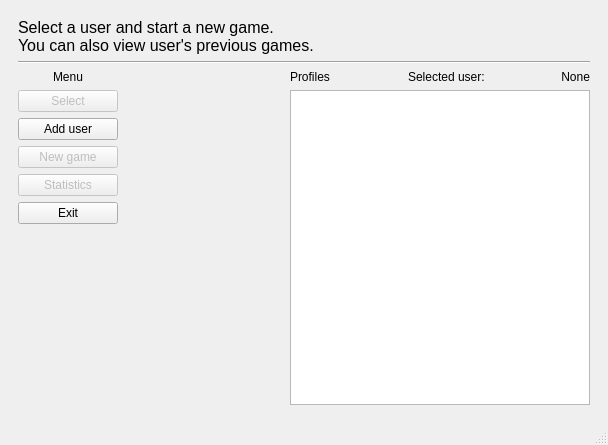
<?xml version="1.0" encoding="UTF-8"?>
<ui version="4.0">
 <class>MainWindow</class>
 <widget class="QMainWindow" name="MainWindow">
  <property name="geometry">
   <rect>
    <x>0</x>
    <y>0</y>
    <width>608</width>
    <height>445</height>
   </rect>
  </property>
  <property name="windowTitle">
   <string>Quiz Game 2.0</string>
  </property>
  <widget class="QWidget" name="centralwidget">
   <layout class="QVBoxLayout" name="verticalLayout">
    <item>
     <widget class="QStackedWidget" name="stackedWidget">
      <property name="currentIndex">
       <number>0</number>
      </property>
      <widget class="QWidget" name="userSelection">
       <layout class="QVBoxLayout" name="verticalLayout_12">
        <item>
         <layout class="QVBoxLayout" name="verticalLayout_8">
          <item>
           <layout class="QVBoxLayout" name="verticalLayout_9">
            <item>
             <widget class="QLabel" name="label">
              <property name="font">
               <font>
                <pointsize>12</pointsize>
               </font>
              </property>
              <property name="text">
               <string>Select a user and start a new game.
You can also view user's previous games.</string>
              </property>
              <property name="wordWrap">
               <bool>true</bool>
              </property>
             </widget>
            </item>
            <item>
             <widget class="Line" name="line_2">
              <property name="orientation">
               <enum>Qt::Horizontal</enum>
              </property>
             </widget>
            </item>
           </layout>
          </item>
          <item>
           <layout class="QHBoxLayout" name="horizontalLayout_2">
            <item>
             <layout class="QVBoxLayout" name="verticalLayout_10">
              <item>
               <widget class="QLabel" name="menuLabel">
                <property name="minimumSize">
                 <size>
                  <width>100</width>
                  <height>0</height>
                 </size>
                </property>
                <property name="text">
                 <string>Menu</string>
                </property>
                <property name="alignment">
                 <set>Qt::AlignCenter</set>
                </property>
               </widget>
              </item>
              <item>
               <widget class="QPushButton" name="selectUserButton">
                <property name="enabled">
                 <bool>false</bool>
                </property>
                <property name="text">
                 <string>Select</string>
                </property>
               </widget>
              </item>
              <item>
               <widget class="QPushButton" name="addUserButton">
                <property name="text">
                 <string>Add user</string>
                </property>
               </widget>
              </item>
              <item>
               <widget class="QPushButton" name="newGameButton">
                <property name="enabled">
                 <bool>false</bool>
                </property>
                <property name="text">
                 <string>New game</string>
                </property>
               </widget>
              </item>
              <item>
               <widget class="QPushButton" name="statisticsButton">
                <property name="enabled">
                 <bool>false</bool>
                </property>
                <property name="text">
                 <string>Statistics</string>
                </property>
               </widget>
              </item>
              <item>
               <widget class="QPushButton" name="exitButton">
                <property name="text">
                 <string>Exit</string>
                </property>
               </widget>
              </item>
              <item>
               <spacer name="verticalSpacer_2">
                <property name="orientation">
                 <enum>Qt::Vertical</enum>
                </property>
                <property name="sizeHint" stdset="0">
                 <size>
                  <width>20</width>
                  <height>40</height>
                 </size>
                </property>
               </spacer>
              </item>
             </layout>
            </item>
            <item>
             <spacer name="horizontalSpacer_2">
              <property name="orientation">
               <enum>Qt::Horizontal</enum>
              </property>
              <property name="sizeHint" stdset="0">
               <size>
                <width>40</width>
                <height>20</height>
               </size>
              </property>
             </spacer>
            </item>
            <item>
             <layout class="QVBoxLayout" name="verticalLayout_11">
              <item>
               <layout class="QHBoxLayout" name="horizontalLayout_3">
                <item>
                 <widget class="QLabel" name="usersLabel">
                  <property name="text">
                   <string>Profiles</string>
                  </property>
                  <property name="margin">
                   <number>0</number>
                  </property>
                  <property name="indent">
                   <number>-1</number>
                  </property>
                 </widget>
                </item>
                <item>
                 <widget class="QLabel" name="selectedUserTextLabel">
                  <property name="text">
                   <string>Selected user: </string>
                  </property>
                  <property name="alignment">
                   <set>Qt::AlignRight|Qt::AlignTrailing|Qt::AlignVCenter</set>
                  </property>
                 </widget>
                </item>
                <item>
                 <widget class="QLabel" name="activeUserLabel">
                  <property name="sizePolicy">
                   <sizepolicy hsizetype="Preferred" vsizetype="Preferred">
                    <horstretch>0</horstretch>
                    <verstretch>0</verstretch>
                   </sizepolicy>
                  </property>
                  <property name="minimumSize">
                   <size>
                    <width>0</width>
                    <height>0</height>
                   </size>
                  </property>
                  <property name="text">
                   <string>None</string>
                  </property>
                  <property name="alignment">
                   <set>Qt::AlignRight|Qt::AlignTrailing|Qt::AlignVCenter</set>
                  </property>
                  <property name="indent">
                   <number>-1</number>
                  </property>
                 </widget>
                </item>
               </layout>
              </item>
              <item>
               <widget class="QListWidget" name="usersListWidget">
                <property name="sizePolicy">
                 <sizepolicy hsizetype="Expanding" vsizetype="Expanding">
                  <horstretch>0</horstretch>
                  <verstretch>0</verstretch>
                 </sizepolicy>
                </property>
                <property name="minimumSize">
                 <size>
                  <width>300</width>
                  <height>0</height>
                 </size>
                </property>
                <property name="maximumSize">
                 <size>
                  <width>300</width>
                  <height>16777215</height>
                 </size>
                </property>
                <property name="layoutDirection">
                 <enum>Qt::LeftToRight</enum>
                </property>
               </widget>
              </item>
             </layout>
            </item>
           </layout>
          </item>
         </layout>
        </item>
       </layout>
      </widget>
      <widget class="QWidget" name="categorySelection">
       <layout class="QVBoxLayout" name="verticalLayout_6">
        <item>
         <layout class="QVBoxLayout" name="verticalLayout_3">
          <item>
           <layout class="QVBoxLayout" name="verticalLayout_7">
            <item>
             <widget class="QLabel" name="label_4">
              <property name="font">
               <font>
                <pointsize>12</pointsize>
               </font>
              </property>
              <property name="text">
               <string>Open the file with the question base and select a category.
</string>
              </property>
              <property name="wordWrap">
               <bool>true</bool>
              </property>
             </widget>
            </item>
            <item>
             <widget class="Line" name="line">
              <property name="orientation">
               <enum>Qt::Horizontal</enum>
              </property>
             </widget>
            </item>
           </layout>
          </item>
          <item>
           <layout class="QHBoxLayout" name="horizontalLayout">
            <item>
             <layout class="QVBoxLayout" name="verticalLayout_2">
              <item>
               <widget class="QLabel" name="menuLabel_2">
                <property name="minimumSize">
                 <size>
                  <width>100</width>
                  <height>0</height>
                 </size>
                </property>
                <property name="text">
                 <string>Menu</string>
                </property>
                <property name="alignment">
                 <set>Qt::AlignCenter</set>
                </property>
               </widget>
              </item>
              <item>
               <widget class="QPushButton" name="openFileButton">
                <property name="text">
                 <string>Open file</string>
                </property>
               </widget>
              </item>
              <item>
               <widget class="QPushButton" name="startButton">
                <property name="enabled">
                 <bool>false</bool>
                </property>
                <property name="toolTip">
                 <string>Selected categories must have at least 5 questions in total to start the game.</string>
                </property>
                <property name="text">
                 <string>Start</string>
                </property>
               </widget>
              </item>
              <item>
               <widget class="QPushButton" name="addCategoryButton">
                <property name="text">
                 <string>Add category</string>
                </property>
               </widget>
              </item>
              <item>
               <widget class="QPushButton" name="addQuestionButton">
                <property name="enabled">
                 <bool>false</bool>
                </property>
                <property name="text">
                 <string>Add question</string>
                </property>
               </widget>
              </item>
              <item>
               <widget class="QPushButton" name="saveToFileButton">
                <property name="text">
                 <string>Save to file</string>
                </property>
               </widget>
              </item>
              <item>
               <widget class="QPushButton" name="cancelButton">
                <property name="text">
                 <string>Cancel</string>
                </property>
               </widget>
              </item>
              <item>
               <widget class="QPushButton" name="exitButton_2">
                <property name="text">
                 <string>Exit</string>
                </property>
               </widget>
              </item>
              <item>
               <spacer name="verticalSpacer">
                <property name="orientation">
                 <enum>Qt::Vertical</enum>
                </property>
                <property name="sizeHint" stdset="0">
                 <size>
                  <width>20</width>
                  <height>40</height>
                 </size>
                </property>
               </spacer>
              </item>
             </layout>
            </item>
            <item>
             <spacer name="horizontalSpacer">
              <property name="orientation">
               <enum>Qt::Horizontal</enum>
              </property>
              <property name="sizeHint" stdset="0">
               <size>
                <width>40</width>
                <height>20</height>
               </size>
              </property>
             </spacer>
            </item>
            <item>
             <layout class="QVBoxLayout" name="verticalLayout_4">
              <item>
               <layout class="QHBoxLayout" name="horizontalLayout_4">
                <item>
                 <widget class="QLabel" name="categoryListLabel">
                  <property name="sizePolicy">
                   <sizepolicy hsizetype="Preferred" vsizetype="Preferred">
                    <horstretch>0</horstretch>
                    <verstretch>0</verstretch>
                   </sizepolicy>
                  </property>
                  <property name="text">
                   <string>Categories</string>
                  </property>
                  <property name="alignment">
                   <set>Qt::AlignCenter</set>
                  </property>
                 </widget>
                </item>
               </layout>
              </item>
              <item>
               <widget class="QListWidget" name="categoriesListWidget">
                <property name="sizePolicy">
                 <sizepolicy hsizetype="Expanding" vsizetype="Expanding">
                  <horstretch>0</horstretch>
                  <verstretch>0</verstretch>
                 </sizepolicy>
                </property>
                <property name="minimumSize">
                 <size>
                  <width>300</width>
                  <height>0</height>
                 </size>
                </property>
                <property name="maximumSize">
                 <size>
                  <width>300</width>
                  <height>16777215</height>
                 </size>
                </property>
                <property name="layoutDirection">
                 <enum>Qt::LeftToRight</enum>
                </property>
                <property name="selectionMode">
                 <enum>QAbstractItemView::MultiSelection</enum>
                </property>
               </widget>
              </item>
             </layout>
            </item>
           </layout>
          </item>
         </layout>
        </item>
       </layout>
      </widget>
      <widget class="QWidget" name="nieWiemJeszczeCo">
       <layout class="QVBoxLayout" name="verticalLayout_14">
        <item>
         <layout class="QVBoxLayout" name="verticalLayout_13">
          <item>
           <layout class="QVBoxLayout" name="verticalLayout_15">
            <item>
             <widget class="QPushButton" name="nextQuestionButton">
              <property name="sizePolicy">
               <sizepolicy hsizetype="Minimum" vsizetype="Fixed">
                <horstretch>0</horstretch>
                <verstretch>0</verstretch>
               </sizepolicy>
              </property>
              <property name="maximumSize">
               <size>
                <width>80</width>
                <height>16777215</height>
               </size>
              </property>
              <property name="layoutDirection">
               <enum>Qt::RightToLeft</enum>
              </property>
              <property name="text">
               <string>Next</string>
              </property>
             </widget>
            </item>
           </layout>
          </item>
          <item>
           <widget class="QLabel" name="questionTextLabel">
            <property name="font">
             <font>
              <pointsize>14</pointsize>
             </font>
            </property>
            <property name="text">
             <string>Question text</string>
            </property>
            <property name="alignment">
             <set>Qt::AlignCenter</set>
            </property>
            <property name="wordWrap">
             <bool>true</bool>
            </property>
           </widget>
          </item>
          <item>
           <layout class="QVBoxLayout" name="verticalLayout_5">
            <item>
             <layout class="QHBoxLayout" name="horizontalLayout_5">
              <item>
               <widget class="QPushButton" name="answer1Button">
                <property name="sizePolicy">
                 <sizepolicy hsizetype="Minimum" vsizetype="Minimum">
                  <horstretch>0</horstretch>
                  <verstretch>0</verstretch>
                 </sizepolicy>
                </property>
                <property name="font">
                 <font>
                  <pointsize>11</pointsize>
                 </font>
                </property>
                <property name="text">
                 <string>Answer 1</string>
                </property>
                <property name="checkable">
                 <bool>true</bool>
                </property>
               </widget>
              </item>
              <item>
               <widget class="QPushButton" name="answer2Button">
                <property name="sizePolicy">
                 <sizepolicy hsizetype="Minimum" vsizetype="Minimum">
                  <horstretch>0</horstretch>
                  <verstretch>0</verstretch>
                 </sizepolicy>
                </property>
                <property name="font">
                 <font>
                  <pointsize>11</pointsize>
                 </font>
                </property>
                <property name="text">
                 <string>Answer 2</string>
                </property>
                <property name="checkable">
                 <bool>true</bool>
                </property>
               </widget>
              </item>
             </layout>
            </item>
            <item>
             <layout class="QHBoxLayout" name="horizontalLayout_6">
              <item>
               <widget class="QPushButton" name="answer3Button">
                <property name="sizePolicy">
                 <sizepolicy hsizetype="Minimum" vsizetype="Minimum">
                  <horstretch>0</horstretch>
                  <verstretch>0</verstretch>
                 </sizepolicy>
                </property>
                <property name="font">
                 <font>
                  <pointsize>11</pointsize>
                 </font>
                </property>
                <property name="text">
                 <string>Answer 3</string>
                </property>
                <property name="checkable">
                 <bool>true</bool>
                </property>
               </widget>
              </item>
              <item>
               <widget class="QPushButton" name="answer4Button">
                <property name="sizePolicy">
                 <sizepolicy hsizetype="Minimum" vsizetype="Minimum">
                  <horstretch>0</horstretch>
                  <verstretch>0</verstretch>
                 </sizepolicy>
                </property>
                <property name="font">
                 <font>
                  <pointsize>11</pointsize>
                 </font>
                </property>
                <property name="text">
                 <string>Answer 4</string>
                </property>
                <property name="checkable">
                 <bool>true</bool>
                </property>
               </widget>
              </item>
             </layout>
            </item>
           </layout>
          </item>
         </layout>
        </item>
       </layout>
      </widget>
      <widget class="QWidget" name="page">
       <layout class="QVBoxLayout" name="verticalLayout_19">
        <item>
         <layout class="QHBoxLayout" name="horizontalLayout_11">
          <item>
           <layout class="QVBoxLayout" name="verticalLayout_18">
            <property name="rightMargin">
             <number>8</number>
            </property>
            <item>
             <widget class="QLabel" name="label_2">
              <property name="sizePolicy">
               <sizepolicy hsizetype="Preferred" vsizetype="Preferred">
                <horstretch>0</horstretch>
                <verstretch>0</verstretch>
               </sizepolicy>
              </property>
              <property name="minimumSize">
               <size>
                <width>0</width>
                <height>0</height>
               </size>
              </property>
              <property name="font">
               <font>
                <pointsize>14</pointsize>
               </font>
              </property>
              <property name="text">
               <string>Quiz result</string>
              </property>
              <property name="alignment">
               <set>Qt::AlignHCenter|Qt::AlignTop</set>
              </property>
             </widget>
            </item>
            <item>
             <widget class="QPushButton" name="goToStatisticsButton">
              <property name="text">
               <string>Go to statistics</string>
              </property>
             </widget>
            </item>
            <item>
             <widget class="QPushButton" name="backToMainMenuButton">
              <property name="text">
               <string>Back to main menu</string>
              </property>
             </widget>
            </item>
            <item>
             <widget class="Line" name="line_4">
              <property name="orientation">
               <enum>Qt::Horizontal</enum>
              </property>
             </widget>
            </item>
            <item>
             <layout class="QHBoxLayout" name="horizontalLayout_12">
              <item>
               <widget class="QLabel" name="label_8">
                <property name="sizePolicy">
                 <sizepolicy hsizetype="Preferred" vsizetype="Preferred">
                  <horstretch>0</horstretch>
                  <verstretch>0</verstretch>
                 </sizepolicy>
                </property>
                <property name="font">
                 <font>
                  <pointsize>14</pointsize>
                 </font>
                </property>
                <property name="text">
                 <string>Total points: </string>
                </property>
               </widget>
              </item>
              <item>
               <widget class="QLabel" name="pointsLabel">
                <property name="font">
                 <font>
                  <pointsize>14</pointsize>
                 </font>
                </property>
                <property name="text">
                 <string>10/30</string>
                </property>
                <property name="alignment">
                 <set>Qt::AlignRight|Qt::AlignTrailing|Qt::AlignVCenter</set>
                </property>
               </widget>
              </item>
             </layout>
            </item>
            <item>
             <widget class="QListWidget" name="questionsListWidget">
              <property name="sizePolicy">
               <sizepolicy hsizetype="Preferred" vsizetype="Expanding">
                <horstretch>0</horstretch>
                <verstretch>0</verstretch>
               </sizepolicy>
              </property>
              <property name="minimumSize">
               <size>
                <width>220</width>
                <height>0</height>
               </size>
              </property>
              <property name="maximumSize">
               <size>
                <width>220</width>
                <height>16777215</height>
               </size>
              </property>
             </widget>
            </item>
           </layout>
          </item>
          <item>
           <widget class="Line" name="line_3">
            <property name="orientation">
             <enum>Qt::Vertical</enum>
            </property>
           </widget>
          </item>
          <item>
           <layout class="QVBoxLayout" name="verticalLayout_17">
            <property name="leftMargin">
             <number>8</number>
            </property>
            <item>
             <layout class="QGridLayout" name="gridLayout_2">
              <property name="bottomMargin">
               <number>5</number>
              </property>
              <item row="0" column="0">
               <widget class="QLabel" name="label_12">
                <property name="sizePolicy">
                 <sizepolicy hsizetype="Maximum" vsizetype="Preferred">
                  <horstretch>0</horstretch>
                  <verstretch>0</verstretch>
                 </sizepolicy>
                </property>
                <property name="font">
                 <font>
                  <pointsize>12</pointsize>
                 </font>
                </property>
                <property name="text">
                 <string>Start time: </string>
                </property>
               </widget>
              </item>
              <item row="0" column="1">
               <widget class="QLabel" name="dateLabel">
                <property name="font">
                 <font>
                  <pointsize>12</pointsize>
                 </font>
                </property>
                <property name="text">
                 <string>TextLabel</string>
                </property>
               </widget>
              </item>
              <item row="1" column="0">
               <widget class="QLabel" name="label_14">
                <property name="sizePolicy">
                 <sizepolicy hsizetype="Maximum" vsizetype="Preferred">
                  <horstretch>0</horstretch>
                  <verstretch>0</verstretch>
                 </sizepolicy>
                </property>
                <property name="font">
                 <font>
                  <pointsize>12</pointsize>
                 </font>
                </property>
                <property name="text">
                 <string>Session time: </string>
                </property>
               </widget>
              </item>
              <item row="1" column="1">
               <widget class="QLabel" name="timeLabel">
                <property name="font">
                 <font>
                  <pointsize>12</pointsize>
                 </font>
                </property>
                <property name="text">
                 <string>TextLabel</string>
                </property>
               </widget>
              </item>
             </layout>
            </item>
            <item>
             <widget class="Line" name="line_7">
              <property name="orientation">
               <enum>Qt::Horizontal</enum>
              </property>
             </widget>
            </item>
            <item>
             <widget class="QLabel" name="label_5">
              <property name="sizePolicy">
               <sizepolicy hsizetype="Preferred" vsizetype="Maximum">
                <horstretch>0</horstretch>
                <verstretch>0</verstretch>
               </sizepolicy>
              </property>
              <property name="font">
               <font>
                <pointsize>14</pointsize>
               </font>
              </property>
              <property name="text">
               <string>Question</string>
              </property>
              <property name="alignment">
               <set>Qt::AlignCenter</set>
              </property>
             </widget>
            </item>
            <item>
             <widget class="QLabel" name="answeredQuestionLabel">
              <property name="sizePolicy">
               <sizepolicy hsizetype="Preferred" vsizetype="Preferred">
                <horstretch>0</horstretch>
                <verstretch>0</verstretch>
               </sizepolicy>
              </property>
              <property name="font">
               <font>
                <pointsize>12</pointsize>
               </font>
              </property>
              <property name="text">
               <string>Lorem Ipsum is simply dummy text of the printing and typesetting industry. Lorem Ipsum has been the industry's standard dummy text ever since the 1500s,</string>
              </property>
              <property name="alignment">
               <set>Qt::AlignLeading|Qt::AlignLeft|Qt::AlignTop</set>
              </property>
              <property name="wordWrap">
               <bool>true</bool>
              </property>
             </widget>
            </item>
            <item>
             <layout class="QHBoxLayout" name="horizontalLayout_13">
              <property name="bottomMargin">
               <number>1</number>
              </property>
              <item>
               <widget class="QLabel" name="label_6">
                <property name="sizePolicy">
                 <sizepolicy hsizetype="Preferred" vsizetype="Preferred">
                  <horstretch>0</horstretch>
                  <verstretch>0</verstretch>
                 </sizepolicy>
                </property>
                <property name="font">
                 <font>
                  <pointsize>14</pointsize>
                 </font>
                </property>
                <property name="text">
                 <string>Answers</string>
                </property>
                <property name="alignment">
                 <set>Qt::AlignLeading|Qt::AlignLeft|Qt::AlignVCenter</set>
                </property>
               </widget>
              </item>
              <item>
               <widget class="QLabel" name="label_3">
                <property name="sizePolicy">
                 <sizepolicy hsizetype="Preferred" vsizetype="Preferred">
                  <horstretch>0</horstretch>
                  <verstretch>0</verstretch>
                 </sizepolicy>
                </property>
                <property name="font">
                 <font>
                  <pointsize>14</pointsize>
                 </font>
                </property>
                <property name="text">
                 <string>Points: </string>
                </property>
                <property name="alignment">
                 <set>Qt::AlignRight|Qt::AlignTrailing|Qt::AlignVCenter</set>
                </property>
               </widget>
              </item>
              <item>
               <widget class="QLabel" name="answerPointsLabel">
                <property name="sizePolicy">
                 <sizepolicy hsizetype="Preferred" vsizetype="Preferred">
                  <horstretch>0</horstretch>
                  <verstretch>0</verstretch>
                 </sizepolicy>
                </property>
                <property name="maximumSize">
                 <size>
                  <width>16777215</width>
                  <height>16777215</height>
                 </size>
                </property>
                <property name="font">
                 <font>
                  <pointsize>14</pointsize>
                 </font>
                </property>
                <property name="text">
                 <string>1.66666667/3</string>
                </property>
                <property name="alignment">
                 <set>Qt::AlignRight|Qt::AlignTrailing|Qt::AlignVCenter</set>
                </property>
               </widget>
              </item>
             </layout>
            </item>
            <item>
             <layout class="QVBoxLayout" name="verticalLayout_16">
              <item>
               <layout class="QHBoxLayout" name="horizontalLayout_10">
                <item>
                 <widget class="QLabel" name="answer1Mark">
                  <property name="sizePolicy">
                   <sizepolicy hsizetype="Preferred" vsizetype="Preferred">
                    <horstretch>0</horstretch>
                    <verstretch>0</verstretch>
                   </sizepolicy>
                  </property>
                  <property name="minimumSize">
                   <size>
                    <width>14</width>
                    <height>38</height>
                   </size>
                  </property>
                  <property name="font">
                   <font>
                    <pointsize>12</pointsize>
                   </font>
                  </property>
                  <property name="text">
                   <string>✘</string>
                  </property>
                  <property name="wordWrap">
                   <bool>true</bool>
                  </property>
                 </widget>
                </item>
                <item>
                 <widget class="QLabel" name="answer1Label">
                  <property name="sizePolicy">
                   <sizepolicy hsizetype="Expanding" vsizetype="Maximum">
                    <horstretch>0</horstretch>
                    <verstretch>0</verstretch>
                   </sizepolicy>
                  </property>
                  <property name="minimumSize">
                   <size>
                    <width>0</width>
                    <height>38</height>
                   </size>
                  </property>
                  <property name="font">
                   <font>
                    <pointsize>12</pointsize>
                   </font>
                  </property>
                  <property name="text">
                   <string>Answer 1</string>
                  </property>
                  <property name="wordWrap">
                   <bool>true</bool>
                  </property>
                 </widget>
                </item>
               </layout>
              </item>
              <item>
               <layout class="QHBoxLayout" name="horizontalLayout_9">
                <item>
                 <widget class="QLabel" name="answer2Mark">
                  <property name="sizePolicy">
                   <sizepolicy hsizetype="Preferred" vsizetype="Preferred">
                    <horstretch>0</horstretch>
                    <verstretch>0</verstretch>
                   </sizepolicy>
                  </property>
                  <property name="minimumSize">
                   <size>
                    <width>14</width>
                    <height>38</height>
                   </size>
                  </property>
                  <property name="font">
                   <font>
                    <pointsize>12</pointsize>
                   </font>
                  </property>
                  <property name="text">
                   <string/>
                  </property>
                  <property name="wordWrap">
                   <bool>true</bool>
                  </property>
                 </widget>
                </item>
                <item>
                 <widget class="QLabel" name="answer2Label">
                  <property name="sizePolicy">
                   <sizepolicy hsizetype="Expanding" vsizetype="Maximum">
                    <horstretch>0</horstretch>
                    <verstretch>0</verstretch>
                   </sizepolicy>
                  </property>
                  <property name="minimumSize">
                   <size>
                    <width>0</width>
                    <height>38</height>
                   </size>
                  </property>
                  <property name="font">
                   <font>
                    <pointsize>12</pointsize>
                   </font>
                  </property>
                  <property name="text">
                   <string>Answer 2</string>
                  </property>
                  <property name="wordWrap">
                   <bool>true</bool>
                  </property>
                 </widget>
                </item>
               </layout>
              </item>
              <item>
               <layout class="QHBoxLayout" name="horizontalLayout_8">
                <item>
                 <widget class="QLabel" name="answer3Mark">
                  <property name="sizePolicy">
                   <sizepolicy hsizetype="Preferred" vsizetype="Preferred">
                    <horstretch>0</horstretch>
                    <verstretch>0</verstretch>
                   </sizepolicy>
                  </property>
                  <property name="minimumSize">
                   <size>
                    <width>14</width>
                    <height>38</height>
                   </size>
                  </property>
                  <property name="font">
                   <font>
                    <pointsize>12</pointsize>
                   </font>
                  </property>
                  <property name="text">
                   <string>✘</string>
                  </property>
                  <property name="wordWrap">
                   <bool>true</bool>
                  </property>
                 </widget>
                </item>
                <item>
                 <widget class="QLabel" name="answer3Label">
                  <property name="sizePolicy">
                   <sizepolicy hsizetype="Expanding" vsizetype="Maximum">
                    <horstretch>0</horstretch>
                    <verstretch>0</verstretch>
                   </sizepolicy>
                  </property>
                  <property name="minimumSize">
                   <size>
                    <width>0</width>
                    <height>38</height>
                   </size>
                  </property>
                  <property name="font">
                   <font>
                    <pointsize>12</pointsize>
                   </font>
                  </property>
                  <property name="text">
                   <string>Answer 3</string>
                  </property>
                  <property name="wordWrap">
                   <bool>true</bool>
                  </property>
                 </widget>
                </item>
               </layout>
              </item>
              <item>
               <layout class="QHBoxLayout" name="horizontalLayout_7">
                <item>
                 <widget class="QLabel" name="answer4Mark">
                  <property name="sizePolicy">
                   <sizepolicy hsizetype="Preferred" vsizetype="Preferred">
                    <horstretch>0</horstretch>
                    <verstretch>0</verstretch>
                   </sizepolicy>
                  </property>
                  <property name="minimumSize">
                   <size>
                    <width>14</width>
                    <height>38</height>
                   </size>
                  </property>
                  <property name="font">
                   <font>
                    <pointsize>12</pointsize>
                   </font>
                  </property>
                  <property name="text">
                   <string>✔</string>
                  </property>
                  <property name="wordWrap">
                   <bool>true</bool>
                  </property>
                 </widget>
                </item>
                <item>
                 <widget class="QLabel" name="answer4Label">
                  <property name="sizePolicy">
                   <sizepolicy hsizetype="Expanding" vsizetype="Maximum">
                    <horstretch>0</horstretch>
                    <verstretch>0</verstretch>
                   </sizepolicy>
                  </property>
                  <property name="minimumSize">
                   <size>
                    <width>0</width>
                    <height>38</height>
                   </size>
                  </property>
                  <property name="font">
                   <font>
                    <pointsize>12</pointsize>
                   </font>
                  </property>
                  <property name="text">
                   <string>Answer 4</string>
                  </property>
                  <property name="wordWrap">
                   <bool>true</bool>
                  </property>
                 </widget>
                </item>
               </layout>
              </item>
             </layout>
            </item>
           </layout>
          </item>
         </layout>
        </item>
       </layout>
      </widget>
      <widget class="QWidget" name="page_2">
       <layout class="QVBoxLayout" name="verticalLayout_23">
        <item>
         <layout class="QHBoxLayout" name="horizontalLayout_14">
          <item>
           <layout class="QVBoxLayout" name="verticalLayout_20">
            <property name="rightMargin">
             <number>8</number>
            </property>
            <item>
             <widget class="QLabel" name="menuLabel_3">
              <property name="minimumSize">
               <size>
                <width>100</width>
                <height>0</height>
               </size>
              </property>
              <property name="text">
               <string>Menu</string>
              </property>
              <property name="alignment">
               <set>Qt::AlignCenter</set>
              </property>
             </widget>
            </item>
            <item>
             <widget class="QPushButton" name="showButton">
              <property name="enabled">
               <bool>false</bool>
              </property>
              <property name="text">
               <string>Show</string>
              </property>
             </widget>
            </item>
            <item>
             <widget class="QPushButton" name="backButton">
              <property name="text">
               <string>Back</string>
              </property>
             </widget>
            </item>
            <item>
             <spacer name="verticalSpacer_3">
              <property name="orientation">
               <enum>Qt::Vertical</enum>
              </property>
              <property name="sizeHint" stdset="0">
               <size>
                <width>20</width>
                <height>40</height>
               </size>
              </property>
             </spacer>
            </item>
           </layout>
          </item>
          <item>
           <widget class="Line" name="line_5">
            <property name="orientation">
             <enum>Qt::Vertical</enum>
            </property>
           </widget>
          </item>
          <item>
           <layout class="QVBoxLayout" name="verticalLayout_22">
            <property name="leftMargin">
             <number>8</number>
            </property>
            <item>
             <layout class="QGridLayout" name="gridLayout">
              <item row="0" column="0">
               <widget class="QLabel" name="label_7">
                <property name="font">
                 <font>
                  <pointsize>11</pointsize>
                 </font>
                </property>
                <property name="text">
                 <string>Name: </string>
                </property>
               </widget>
              </item>
              <item row="0" column="1">
               <widget class="QLabel" name="userNameLabel">
                <property name="font">
                 <font>
                  <pointsize>11</pointsize>
                 </font>
                </property>
                <property name="text">
                 <string>User name</string>
                </property>
               </widget>
              </item>
              <item row="1" column="0">
               <widget class="QLabel" name="label_9">
                <property name="sizePolicy">
                 <sizepolicy hsizetype="Maximum" vsizetype="Preferred">
                  <horstretch>0</horstretch>
                  <verstretch>0</verstretch>
                 </sizepolicy>
                </property>
                <property name="font">
                 <font>
                  <pointsize>11</pointsize>
                 </font>
                </property>
                <property name="text">
                 <string>Total points: </string>
                </property>
               </widget>
              </item>
              <item row="1" column="1">
               <widget class="QLabel" name="pointsScoredLabel">
                <property name="font">
                 <font>
                  <pointsize>11</pointsize>
                 </font>
                </property>
                <property name="text">
                 <string>User's points scored</string>
                </property>
               </widget>
              </item>
              <item row="2" column="0">
               <widget class="QLabel" name="label_10">
                <property name="font">
                 <font>
                  <pointsize>11</pointsize>
                 </font>
                </property>
                <property name="text">
                 <string>Number of quizes: </string>
                </property>
               </widget>
              </item>
              <item row="2" column="1">
               <widget class="QLabel" name="QuizesDoneLabel">
                <property name="font">
                 <font>
                  <pointsize>11</pointsize>
                 </font>
                </property>
                <property name="text">
                 <string>Number of quizes done</string>
                </property>
               </widget>
              </item>
             </layout>
            </item>
            <item>
             <layout class="QVBoxLayout" name="verticalLayout_21">
              <item>
               <widget class="Line" name="line_6">
                <property name="orientation">
                 <enum>Qt::Horizontal</enum>
                </property>
               </widget>
              </item>
              <item>
               <widget class="QLabel" name="label_11">
                <property name="font">
                 <font>
                  <pointsize>12</pointsize>
                 </font>
                </property>
                <property name="text">
                 <string>All quizes</string>
                </property>
               </widget>
              </item>
              <item>
               <widget class="QListWidget" name="sessionResultsWidget"/>
              </item>
             </layout>
            </item>
           </layout>
          </item>
         </layout>
        </item>
       </layout>
      </widget>
     </widget>
    </item>
   </layout>
  </widget>
  <widget class="QMenuBar" name="menubar">
   <property name="geometry">
    <rect>
     <x>0</x>
     <y>0</y>
     <width>608</width>
     <height>20</height>
    </rect>
   </property>
  </widget>
  <widget class="QStatusBar" name="statusbar"/>
 </widget>
 <resources/>
 <connections/>
</ui>
